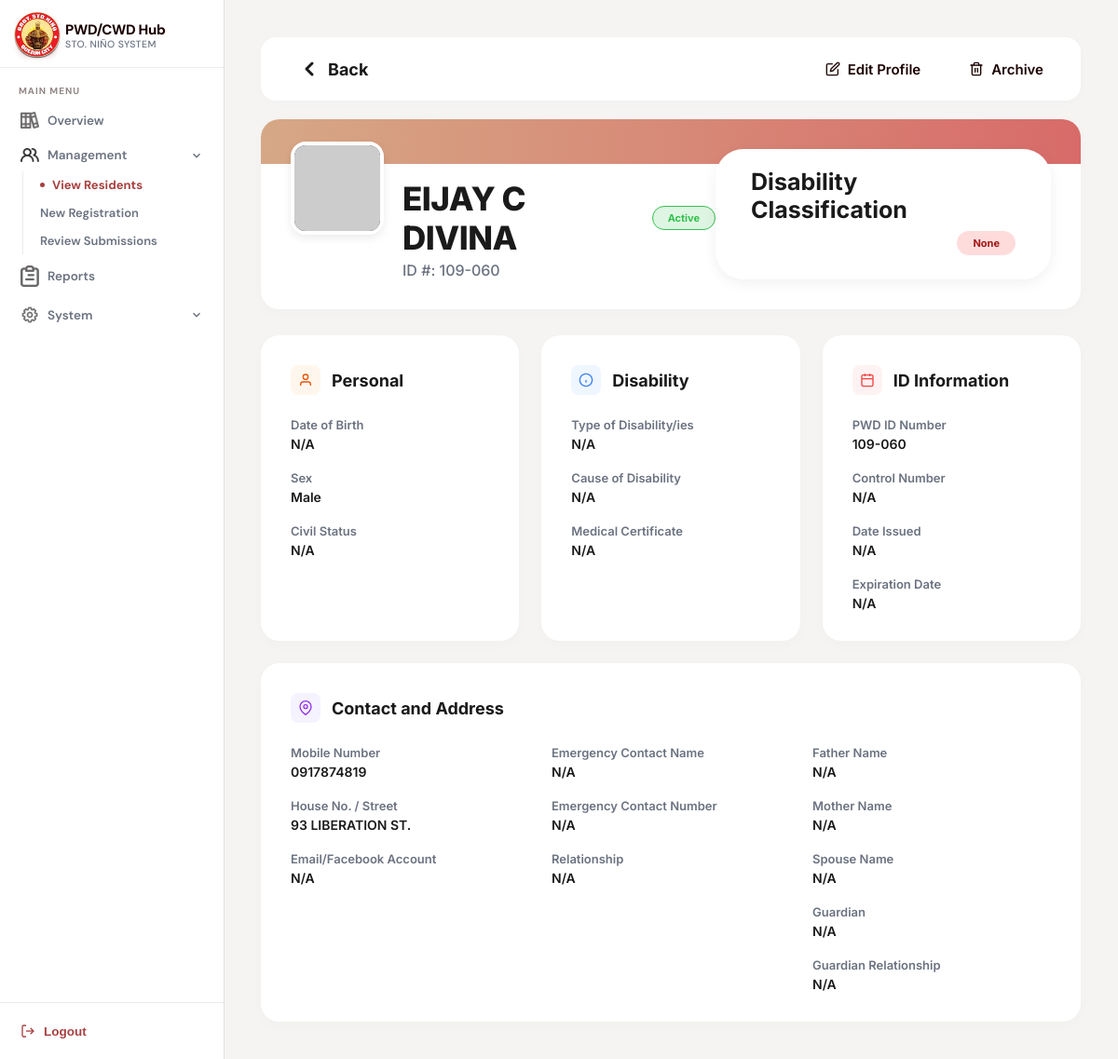
Page /viewprofile.php?id=142 (signed in) on the committed database.
### tables this page shows
CREATE TABLE `residents` (
  `ID` int(11) NOT NULL AUTO_INCREMENT,
  `first_name` varchar(255) NOT NULL,
  `middle_name` varchar(255) DEFAULT NULL,
  `last_name` varchar(255) NOT NULL,
  `civil_status` enum('Single','Married','Widowed','Separated') DEFAULT NULL,
  `birthdate` date DEFAULT NULL,
  `birthplace` varchar(255) DEFAULT NULL,
  `sex` enum('male','female') DEFAULT NULL,
  `address` varchar(255) DEFAULT NULL,
  `resident_type` enum('PWD','CWD') NOT NULL,
  `control_num` varchar(255) DEFAULT NULL,
  `pwdid_num` varchar(255) DEFAULT NULL,
  `idissue_date` date DEFAULT NULL,
  `idexpiration_date` date DEFAULT NULL,
  `profile` varchar(255) DEFAULT NULL,
  `application_status` enum('needs correction','under review','approved','rejected') NOT NULL DEFAULT 'under review',
  `record_status` enum('active','expired','archived') NOT NULL DEFAULT 'active',
  `med_cert` varchar(255) DEFAULT NULL,
  `correction_remarks` text DEFAULT NULL,
  PRIMARY KEY (`ID`)
);

### func/helpers.php (called while the page is built, shortened)
<?php
function getFormattedAge($dob_string) {
    if (empty($dob_string) || $dob_string === '0000-00-00') {
        return 'N/A';
    }
}
?>

### viewprofile.php (the view, shortened to what this page needs)
<?php
require_once("func/db.php");
require_once("func/helpers.php");
$current_resident_id = intval($_GET['id']);
$source = $_GET["source"] ?? "";
$is_archive_view = ($source === "archive");
array_unshift($_SESSION['recent_views'], $current_resident_id);
$sql = "
SELECT
    residents.*,
    resident_contacts.contact_num,
    resident_contacts.socials,
    resident_emergency_contacts.name AS emergency_name,
    resident_emergency_contacts.contact_num AS emergency_number,
    resident_emergency_contacts.relationship AS emergency_relation,
    GROUP_CONCAT(
        DISTINCT resident_disabilities.disability_type
        SEPARATOR ', '
    ) AS disability_type,
    MAX(resident_disabilities.notes) AS disability_remarks,
    MAX(CASE WHEN resident_family_members.relationship = 'Father'
        THEN resident_family_members.name END) AS father_name,
    MAX(CASE WHEN resident_family_members.relationship = 'Mother'
        THEN resident_family_members.name END) AS mother_name,
    MAX(CASE WHEN resident_family_members.relationship = 'Spouse'
        THEN resident_family_members.name END) AS spouse_name,
    MAX(CASE
        WHEN resident_family_members.relationship NOT IN ('Father', 'Mother', 'Spouse')
        THEN resident_family_members.name
    END) AS guardian_name,
    MAX(CASE
        WHEN resident_family_members.relationship NOT IN ('Father', 'Mother', 'Spouse')
        THEN resident_family_members.relationship
    END) AS guardian_rel,
    MAX(CASE
        WHEN resident_family_members.relationship NOT IN ('Father', 'Mother', 'Spouse')
        THEN resident_family_members.contact_num
    END) AS guardian_number
FROM residents
LEFT JOIN resident_contacts
ON residents.ID = resident_contacts.resident_id
LEFT JOIN resident_emergency_contacts
ON residents.ID = resident_emergency_contacts.resident_id
LEFT JOIN resident_disabilities
ON residents.ID = resident_disabilities.resident_id
LEFT JOIN resident_family_members
ON residents.ID = resident_family_members.resident_id
WHERE residents.ID = ?
GROUP BY residents.ID
";
$stmt = mysqli_prepare($conn, $sql);
mysqli_stmt_bind_param($stmt, "i", $current_resident_id);
mysqli_stmt_execute($stmt);
$result = mysqli_stmt_get_result($stmt);
$resident = mysqli_fetch_assoc($result);
$full_name = htmlspecialchars(
    trim(
        ($resident['first_name'] ?? '') . ' ' .
        ($resident['middle_name'] ?? '') . ' ' .
        ($resident['last_name'] ?? '')
    )
);
if (($resident['record_status'] ?? '') === 'archived') {
    $status = 'Archived';
} elseif (($resident['record_status'] ?? '') === 'expired') {
    $status = 'Expired';
} elseif (($resident['application_status'] ?? '') === 'needs correction') {
    $status = 'Needs Correction';
} elseif (($resident['application_status'] ?? '') === 'rejected') {
    $status = 'Rejected';
} elseif (($resident['application_status'] ?? '') === 'under review') {
    $status = 'Under Review';
} else {
    $status = 'Active';
}
$status = htmlspecialchars($status);
$status_cls = "badge-" . strtolower(str_replace(' ', '-', $status));
$age_text = getFormattedAge($resident['birthdate'] ?? null);
function disabilityBadgeClass($type) {
    $map = [
        "cognitive"    => "badge-cognitive",
        "visual"       => "badge-visual",
        "physical"     => "badge-physical",
        "auditory"     => "badge-auditory",
        "speech"       => "badge-speech",
        "psychosocial" => "badge-psycho",
        "others"       => "badge-others",
    ];
    return $map[strtolower(trim($type))] ?? "badge-physical";
}
?>
<!DOCTYPE html>
<html lang="en">
<head>
<link rel="stylesheet" href="css/viewprofile.css" />
</head>
<body>
<aside class="sidebar">
  <div class="sidebar-brand">
    <div class="brand-icon">
      <img src="assets/barangay-logo.png" width="50" alt="Logo">
    </div>
    <div class="brand-text">
      <span class="brand-name">PWD/CWD Hub</span>
      <span class="brand-sub">Sto. Niño System</span>
    </div>
  </div>
  <nav class="sidebar-nav">
    <div class="nav-section-label">Main Menu</div>
    <div class="nav-group">
      <a class="nav-item" href="dashboard.php">
        <img src="assets/overviewicon.png" width="20" alt="Overview">
        Overview
      </a>
    </div>
    <div class="nav-group">
      <a class="nav-item open" href="#" onclick="toggleMenu(event,'mgmt-sub')">
        <img src="assets/users.png" width="20" alt="Management">
        Management
        <svg class="chevron" viewBox="0 0 24 24"><polyline points="6 15 12 9 18 15"/></svg>
      </a>
      <div class="nav-sub open" id="mgmt-sub">
        <a class="nav-sub-item active" href="resident.php">View Residents</a>
        <a class="nav-sub-item" href="registration.php">New Registration</a>
        <a class="nav-sub-item" href="review.php">Review Submissions</a>
      </div>
    </div>
    <div class="nav-group">
      <a class="nav-item" href="reports.php">
        <img src="assets/reporticon.png" width="20" alt="Reports">
        Reports
      </a>
    </div>
    <?php
    $isAdmin = ($_SESSION["role"] ?? "") === "admin";
    if ($isAdmin):
    ?>
    <div class="nav-group">
      <a class="nav-item open" href="#" onclick="toggleMenu(event,'system-sub')">
        <img src="assets/settingicon.png" width="20">
        System
        <svg class="chevron" viewBox="0 0 24 24"><polyline points="6 15 12 9 18 15"/></svg>
      </a>
    </div>
    <?php endif; ?>
  </nav>
  <div class="sidebar-footer">
    <button class="logout-btn" onclick="logout()">
      <svg viewBox="0 0 24 24"><path d="M9 21H5a2 2 0 0 1-2-2V5a2 2 0 0 1 2-2h4"/><polyline points="16 17 21 12 16 7"/><line x1="21" y1="12" x2="9" y2="12"/></svg>
      Logout
    </button>
  </div>
</aside>
<main class="main-content">
  <div class="container">
    <div class="action-bar">
      <button class="btn btn-back" onclick="history.back()">
        <svg viewBox="0 0 24 24" width="24" height="24" stroke="currentColor" stroke-width="3" fill="none" stroke-linecap="round" stroke-linejoin="round"><polyline points="15 18 9 12 15 6"/></svg>
        Back
      </button>
      <div class="actions-right">
        <?php if (!$is_archive_view): ?>
        <button class="btn btn-edit" onclick="window.location.href='editResident.php?id=<?= $current_resident_id ?>'">
          <svg viewBox="0 0 24 24" width="16" height="16" fill="none" stroke="currentColor" stroke-width="2" stroke-linecap="round" stroke-linejoin="round"><path d="M11 4H4a2 2 0 0 0-2 2v14a2 2 0 0 0 2 2h14a2 2 0 0 0 2-2v-7"/><path d="M18.5 2.5a2.121 2.121 0 0 1 3 3L12 15l-4 1 1-4 9.5-9.5z"/></svg>
          Edit Profile
        </button>
        <button class="btn btn-archive" onclick="confirmArchive(<?= $current_resident_id ?>)">
          Archive
        </button>
         <?php endif; ?>
      </div>
    </div>
    <div class="profile-header">
      <div class="banner"></div>
      <div class="profile-content">
        <div class="profile-left">
          <?php
          $profile_img = !empty($resident['profile'])
              ? htmlspecialchars($resident['profile'])
              : "https://ui-avatars.com/api/?name=" . urlencode($full_name) . "&background=1c0202&color=fff&size=200";
          ?>
          <img src="<?= $profile_img ?>" alt="Profile" class="avatar">
          <div class="profile-info">
            <div class="profile-name-row">
              <h1 class="profile-name"><?= $full_name ?></h1>
              <span class="badge <?= $status_cls ?>"><span class="dot"></span> <?= $status ?></span>
            </div>
            <div class="profile-id">ID #: <?= htmlspecialchars($resident['pwdid_num'] ?? 'N/A') ?></div>
          </div>
        </div>
        <div class="classification-box">
          <div class="classification-title">Disability Classification</div>
          <?php
          $disability = htmlspecialchars($resident['disability_type'] ?? 'None');
          $types = explode(",", $disability);
          foreach ($types as $t):
              $t = trim($t);
              if ($t):
          ?>
            <span class="badge <?= disabilityBadgeClass($t) ?>"><?= htmlspecialchars($t) ?></span>
          <?php endif; endforeach; ?>
        </div>
      </div>
    </div>
    <div class="details-grid">
      <div class="card">
        <div class="card-header">
          <div class="icon-box bg-orange"><svg viewBox="0 0 24 24" fill="none" stroke="currentColor" stroke-width="2"><path d="M20 21v-2a4 4 0 0 0-4-4H8a4 4 0 0 0-4 4v2"/><circle cx="12" cy="7" r="4"/></svg></div>
          <h3>Personal</h3>
        </div>
        <div class="info-list">
          <div class="info-group">
            <span class="info-label">Date of Birth</span>
            <span class="info-value"><?= htmlspecialchars($age_text) ?></span>
          </div>
          <div class="info-group">
            <span class="info-label">Sex</span>
            <span class="info-value"><?= htmlspecialchars(ucfirst($resident['sex'] ?: 'N/A')) ?></span>
          </div>
          <div class="info-group">
            <span class="info-label">Civil Status</span>
            <span class="info-value"><?= htmlspecialchars($resident['civil_status'] ?: 'N/A') ?></span>
          </div>
        </div>
      </div>
      <div class="card">
        <div class="card-header">
          <div class="icon-box bg-blue"><svg viewBox="0 0 24 24" fill="none" stroke="currentColor" stroke-width="2"><circle cx="12" cy="12" r="10"/><line x1="12" y1="16" x2="12" y2="12"/><line x1="12" y1="8" x2="12.01" y2="8"/></svg></div>
          <h3>Disability</h3>
        </div>
        <div class="info-list">
          <div class="info-group">
            <span class="info-label">Type of Disability/ies</span>
            <span class="info-value"><?= htmlspecialchars($resident['disability_type'] ?: 'N/A') ?></span>
          </div>
          <div class="info-group">
            <span class="info-label">Cause of Disability</span>
            <span class="info-value"><?= htmlspecialchars($resident['disability_remarks'] ?: 'N/A') ?></span>
          </div>
          <div class="info-group">
            <span class="info-label">Medical Certificate</span>
            <span class="info-value">
              <?php if (!empty($resident['med_cert'])): ?>
                <a href="<?= htmlspecialchars($resident['med_cert']) ?>" class="link" target="_blank">View Medical Certificate</a>
              <?php else: ?>
                N/A
              <?php endif; ?>
            </span>
          </div>
        </div>
      </div>
      <div class="card">
        <div class="card-header">
          <div class="icon-box bg-red"><svg viewBox="0 0 24 24" fill="none" stroke="currentColor" stroke-width="2"><rect x="3" y="4" width="18" height="18" rx="2" ry="2"/><line x1="16" y1="2" x2="16" y2="6"/><line x1="8" y1="2" x2="8" y2="6"/><line x1="3" y1="10" x2="21" y2="10"/></svg></div>
          <h3>ID Information</h3>
        </div>
        <div class="info-list">
          <div class="info-group">
            <span class="info-label">PWD ID Number</span>
            <span class="info-value"><?= htmlspecialchars($resident['pwdid_num'] ?: 'N/A') ?></span>
          </div>
          <div class="info-group">
            <span class="info-label">Control Number</span>
            <span class="info-value"><?= htmlspecialchars($resident['control_num'] ?: 'N/A') ?></span>
          </div>
          <div class="info-group">
            <span class="info-label">Date Issued</span>
            <span class="info-value"><?= htmlspecialchars($resident['idissue_date'] ?: 'N/A') ?></span>
          </div>
          <div class="info-group">
            <span class="info-label">Expiration Date</span>
            <span class="info-value"><?= htmlspecialchars($resident['idexpiration_date'] ?: 'N/A') ?></span>
          </div>
        </div>
      </div>
      <div class="card card-contact">
        <div class="card-header">
          <div class="icon-box bg-purple"><svg viewBox="0 0 24 24" fill="none" stroke="currentColor" stroke-width="2"><path d="M21 10c0 7-9 13-9 13s-9-6-9-13a9 9 0 0 1 18 0z"/><circle cx="12" cy="10" r="3"/></svg></div>
          <h3>Contact and Address</h3>
        </div>
        <div class="contact-grid">
          <div class="info-list">
            <div class="info-group">
              <span class="info-label">Mobile Number</span>
              <span class="info-value"><?= htmlspecialchars($resident['contact_num'] ?: 'N/A') ?></span>
            </div>
            <div class="info-group">
              <span class="info-label">House No. / Street</span>
              <span class="info-value"><?= htmlspecialchars($resident['address'] ?: 'N/A') ?></span>
            </div>
            <div class="info-group">
              <span class="info-label">Email/Facebook Account</span>
              <span class="info-value"><?= htmlspecialchars($resident['socials'] ?: 'N/A') ?></span>
            </div>
          </div>
          <div class="info-list">
            <div class="info-group">
              <span class="info-label">Emergency Contact Name</span>
              <span class="info-value"><?= htmlspecialchars($resident['emergency_name'] ?: 'N/A') ?></span>
            </div>
            <div class="info-group">
              <span class="info-label">Emergency Contact Number</span>
              <span class="info-value"><?= htmlspecialchars($resident['emergency_number'] ?: 'N/A') ?></span>
            </div>
            <div class="info-group">
              <span class="info-label">Relationship</span>
              <span class="info-value"><?= htmlspecialchars($resident['emergency_relation'] ?: 'N/A') ?></span>
            </div>
          </div>
          <div class="info-list">
            <div class="info-group">
              <span class="info-label">Father Name</span>
              <span class="info-value"><?= htmlspecialchars($resident['father_name'] ?: 'N/A') ?></span>
            </div>
            <div class="info-group">
              <span class="info-label">Mother Name</span>
              <span class="info-value"><?= htmlspecialchars($resident['mother_name'] ?: 'N/A') ?></span>
            </div>
            <div class="info-group">
              <span class="info-label">Spouse Name</span>
              <span class="info-value"><?= htmlspecialchars($resident['spouse_name'] ?: 'N/A') ?></span>
            </div>
            <div class="info-group">
              <span class="info-label">Guardian</span>
              <span class="info-value"><?= htmlspecialchars($resident['guardian_name'] ?: 'N/A') ?></span>
            </div>
            <div class="info-group">
              <span class="info-label">Guardian Relationship</span>
              <span class="info-value"><?= htmlspecialchars($resident['guardian_rel'] ?: 'N/A') ?></span>
            </div>
          </div>
        </div>
      </div>
    </div>
  </div>
</main>
</body>
</html>

### rows in the picture
residents: full_name "EIJAY C DIVINA", status "Active", pwdid_num "109-060", t "None", birthdate "N/A", sex "Male", civil_status "N/A", control_num "N/A", idissue_date "N/A", idexpiration_date "N/A", address "93 LIBERATION ST."

### other values in the picture
$resident['disability_type'] ?: 'N/A' "N/A"
$resident['disability_remarks'] ?: 'N/A' "N/A"
$resident['contact_num'] ?: 'N/A' "0917874819"
$resident['socials'] ?: 'N/A' "N/A"
$resident['emergency_name'] ?: 'N/A' "N/A"
$resident['emergency_number'] ?: 'N/A' "N/A"
$resident['emergency_relation'] ?: 'N/A' "N/A"
$resident['father_name'] ?: 'N/A' "N/A"
$resident['mother_name'] ?: 'N/A' "N/A"
$resident['spouse_name'] ?: 'N/A' "N/A"
$resident['guardian_name'] ?: 'N/A' "N/A"
$resident['guardian_rel'] ?: 'N/A' "N/A"
